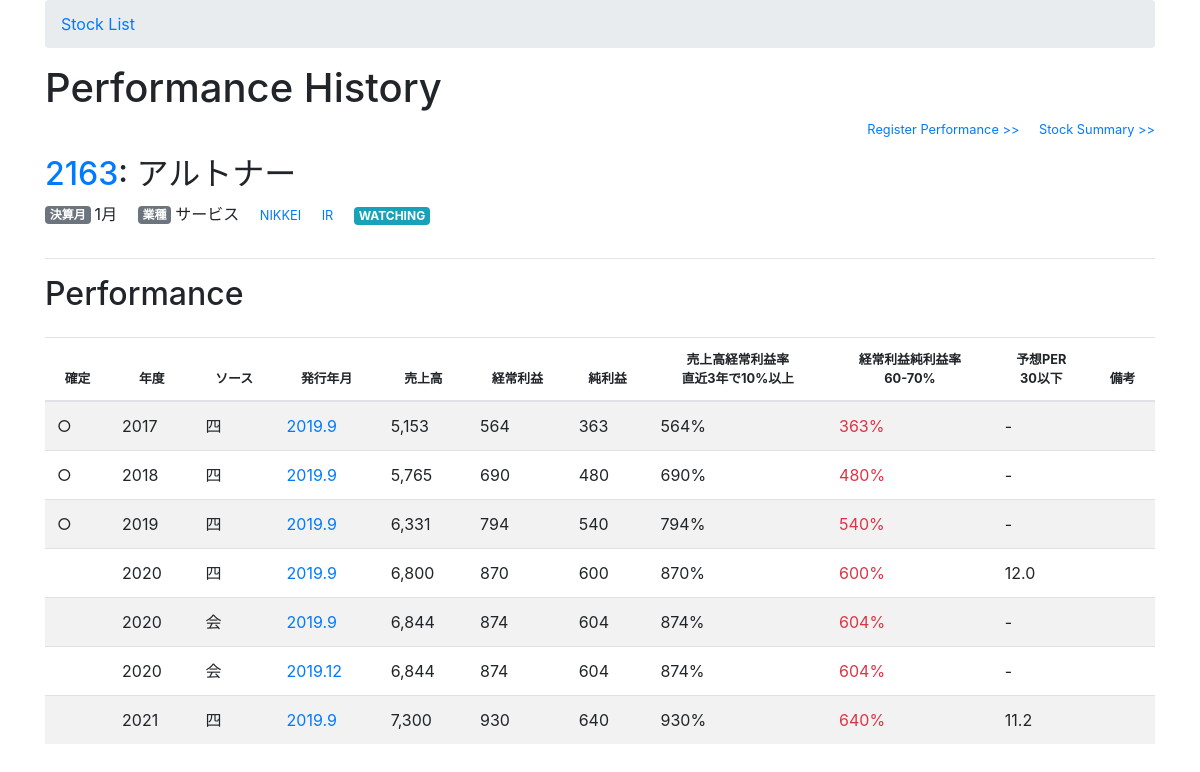
Screenshot of /2163/performance/all/ with the database file from the repository.
### stock/models.py (models this page shows, shortened)
class Stock(models.Model):
    stock_code = models.IntegerField(primary_key=True, unique=True)
    stock_name = models.CharField(max_length=50)
    accounting_month = models.IntegerField()
    business_type = models.CharField(max_length=20)
    ir_url = models.URLField(blank=True, null=True)
    watch_flag = models.IntegerField(default=0)
    notes = models.TextField(blank=True, null=True)
    created_date = models.DateTimeField(default=timezone.now)
    updated_date = models.DateTimeField(blank=True, null=True)

class Performance(models.Model):
    class Meta:
        unique_together = ('stock_code', 'source', 'pub_year', 'pub_month', 'target_period')
    stock_code = models.ForeignKey(Stock, on_delete=models.CASCADE)
    source = models.IntegerField()
    pub_year = models.IntegerField()
    pub_month = models.IntegerField()
    target_period = models.IntegerField()
    is_established = models.BooleanField()
    sales_amount = models.IntegerField()
    operating_income = models.IntegerField()
    ordinary_income = models.IntegerField()
    net_income = models.IntegerField()
    sales_amount_yoy = models.IntegerField(default=0, null=True)
    operating_income_yoy = models.IntegerField(default=0, null=True)
    ordinary_income_yoy = models.IntegerField(default=0, null=True)
    net_income_yoy = models.IntegerField(default=0, null=True)
    per = models.FloatField(blank=True, null=True)
    notes = models.TextField(blank=True, null=True)
    created_date = models.DateTimeField(default=timezone.now)
    updated_date = models.DateTimeField(blank=True, null=True)

### stock/views.py (the view)
# urls.py: path('<int:stock_code>/performance/all/', views.performance_all, name='performance_all'),
def performance_all(request, stock_code):
    stock = get_object_or_404(Stock, stock_code=stock_code)
    established = Performance.objects.filter(stock_code=stock_code, is_established=True).order_by('target_period')
    predicted = Performance.objects.filter(stock_code=stock_code).order_by('target_period', 'pub_year', 'pub_month', 'source')
    if (established.count() > 0):
        latest_target_period = established.last().target_period
        predicted = predicted.filter(target_period__gt=latest_target_period)
    performances = established | predicted
    if( len(performances) == 0 ):
        performances = None
    return render(request, 'stock/performance_all.html', {'title': 'Performance History', 'stock': stock, 'performances': performances })

### stock/templates/stock/performance_all.html
{% extends 'stock/base.html' %}
{% load django_template_maths %}
{% load humanize %}
{% block content %}
<article>
  <section>
    <h1>{{title}}</h1>
    <div class="text-right small">
      <p class="d-inline-block"><a href="{% url 'performance_new' stock_code=stock.stock_code %}">Register Performance >></a></p>
      <p class="d-inline-block ml-3"><a href="{% url 'stock_detail' stock_code=stock.stock_code %}">Stock Summary >></a></p>
    </div>
    <div>
      {% include 'stock/inc/stock_header.html' %}
  </section>
  <section>
    <h2>Performance</h2>
    <div class="mt-4 table-responsive-md">
    {% if performances is Null %}
      <p>Nothing is registered.</p>
    {% else %}
      <table class="table table-striped">
        <thead class="small text-center">
          <tr>
            <th scope="col" rowspan="2">確定</th>
            <th scope="col" rowspan="2">年度</th>
            <th scope="col" rowspan="2">ソース</th>
            <th scope="col" rowspan="2">発行年月</th>
            <th scope="col" rowspan="2">売上高</th>
            <th scope="col" rowspan="2">経常利益</th>
            <th scope="col" rowspan="2">純利益</th>
            <th scope="col" rowspan="2">売上高経常利益率<br>直近3年で10%以上</th>
            <th scope="col" rowspan="2">経常利益純利益率<br>60-70%</th>
            <th scope="col" rowspan="2">予想PER<br>30以下</th>
            <th scope="col" rowspan="2">備考</th>
          </tr>
        </thead>
        <tbody>
        {% for performance in performances %}
          <tr>
            <td>{{ performance.is_established|yesno:'○,,' }}</td>
            <td>{{ performance.target_period }}</td>
            <td>
              {% if performance.source == 1 %}四
              {% elif performance.source == 2 %}会
              {% endif %}
            </td>
            <td>
              <a href="{% url 'performance_info' stock_code=stock.stock_code source=performance.source pub_year=performance.pub_year pub_month=performance.pub_month target_period=performance.target_period %}">
              {{ performance.pub_year }}.{{ performance.pub_month }}
              </a>
            </td>
            <td>
              {{ performance.sales_amount|intcomma }}
            </td>
            <td>
              {{ performance.ordinary_income|intcomma }}
            </td>
            <td>
              {{ performance.net_income|intcomma }}
            </td>
            {% with rate1=performance.ordinary_income|div:performance.sales_amount %}
            <td>
              {% if performance.ordinary_income == 0 or performance.sales_amount == 0 %}
                -
              {% else %}
               <span{% if rate1 < 0.1 %} class="text-danger"{% endif %}>{{ rate1|mul:100|floatformat:"-2" }}%</span>
              {% endif %}
            </td>
            {% endwith %}
            {% with rate2=performance.net_income|div:performance.ordinary_income %}
            <td>
              {% if performance.net_income == 0 or performance.ordinary_income == 0 %}
                -
              {% else %}
                <span{% if rate2 < 0.6 or rate2 > 0.7 %} class="text-danger"{% endif %}>{{ rate2|mul:100|floatformat:"-2" }}%</span>
              {% endif %}
            </td>
            {% endwith %}
            <td>
              <span{% if performance.per > 30 %} class="text-danger"{% endif %}>{{ performance.per|default:"-" }}</span>
            </td>
            <td>{{ performance.notes|default:"" }}</td>
          </tr>
        {% endfor %}
        </tbody>
      </table>
    {% endif %}
    </div>
  </section>
</article>
{% endblock %}

### stock/templates/stock/inc/stock_header.html (shortened to what this page needs)
    <div>
      <h2><a href="{% url 'stock_info' stock_code=stock.stock_code %}">{{ stock.stock_code }}</a>: {{ stock.stock_name }} </h2>
      <div>
        <p class="d-inline-block"><span class="badge badge-secondary mr-1 align-text-bottom">決算月</span>{{stock.accounting_month}}月</p>
        <p class="d-inline-block ml-3"><span class="badge badge-secondary mr-1 align-text-bottom">業種</span>{{stock.business_type}}</p>
        <p class="d-inline-block ml-3 small"><a href="https://www.nikkei.com/nkd/company/?scode={{stock.stock_code}}" target="_blank">NIKKEI</a></p>
        <p class="d-inline-block ml-3 small">
          {% if not stock.ir_url is None %}<a href="{{stock.ir_url|default:''}}" target="_blank">IR</a>{% endif %}</p>
        <p class="d-inline-block ml-3">
          {% if stock.watch_flag == 1 %}<span class="badge badge-info">WATCHING</span>
          {% elif stock.watch_flag == 2 %}<span class="badge badge-warning">CONSIDERING</span>
          {% endif %}</p>
      </div>
    </div>
    <hr>

### rows the page displays
Stock: stock_code "2163", stock_name "アルトナー", accounting_month "1", business_type "サービス"
Performance: is_established "○", target_period "2017", source "四", pub_year "2019", pub_month "9", sales_amount "5,153", ordinary_income "564", net_income "363", per "-"
Performance: is_established "○", target_period "2018", source "四", pub_year "2019", pub_month "9", sales_amount "5,765", ordinary_income "690", net_income "480", per "-"
Performance: is_established "○", target_period "2019", source "四", pub_year "2019", pub_month "9", sales_amount "6,331", ordinary_income "794", net_income "540", per "-"
Performance: target_period "2020", source "四", pub_year "2019", pub_month "9", sales_amount "6,800", ordinary_income "870", net_income "600", value "870", per "12.0"
Performance: target_period "2020", source "会", pub_year "2019", pub_month "9", sales_amount "6,844", ordinary_income "874", net_income "604", per "-"
Performance: target_period "2020", source "会", pub_year "2019", pub_month "12", sales_amount "6,844", ordinary_income "874", net_income "604", per "-"
Performance: target_period "2021", source "四", pub_year "2019", pub_month "9", sales_amount "7,300", ordinary_income "930", net_income "640", value "930", per "11.2"

### other values shown
{{ title }} "Performance History"
